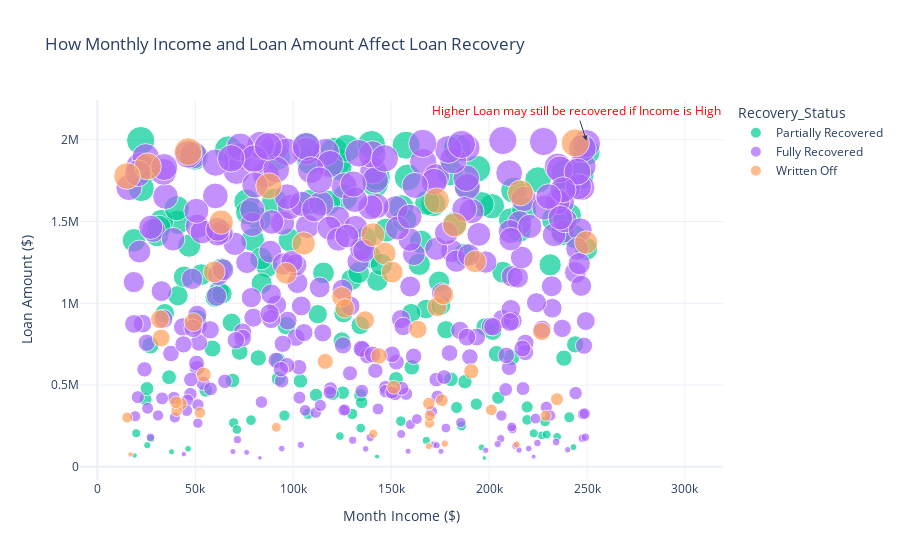

Here is the notebook cell this chart was saved with:
### Markdown cell above
Now, let’s dive deep into the relationship between monthly income and loan amount recovery. I’ll first analyze how monthly income and loan amount affect the loan recovery:

### Code cell
fig_monthlyincomeVSrecovery = px.scatter(loan, x = "Monthly_Income", y = "Loan_Amount",
                                        color= "Recovery_Status", size = "Loan_Amount",
                                        hover_data= {"Monthly_Income": True , "Loan_Amount":True ,"Recovery_Status":True },
                                        title= "How Monthly Income and Loan Amount Affect Loan Recovery",
                                        labels={"Monthly_Income": "Monthly Income($)","Loan_Amount" : "Loan Amount ($)" },
                                        color_discrete_map={"Recovered": "green","Not Recovered": "red"}
                                        )

fig_monthlyincomeVSrecovery.add_annotation(
                                        x = max(loan["Monthly_Income"]),y = max(loan["Loan_Amount"]),
                                        text = "Higher Loan may still be recovered if Income is High",
                                        showarrow= True,
                                        arrowhead=2,
                                        font= dict(size = 12,color = "red")
                                           )

fig_monthlyincomeVSrecovery.update_layout(
                            xaxis_title = "Month Income ($)",
                            yaxis_title = "Loan Amount ($)",
                            template = "plotly_white"
                                          )

fig_monthlyincomeVSrecovery.show()

### Figure 1 — Plotly figure (JSON) as saved in the notebook; plotly's stock layout.template omitted (floating-point values rounded to 4 significant figures; data arrays with more than 128 entries replaced by an {"elided": "..."} marker saying what was removed)
{"data": [{"customdata": {"elided": "154x1 str values"}, "hovertemplate": "Recovery_Status=%{customdata[0]}<br>Monthly Income($)=%{x}<br>Loan Amount ($)=%{marker.size}<extra></extra>", "legendgroup": "Partially Recovered", "marker": {"color": "#00cc96", "size": {"elided": "154 int values"}, "sizemode": "area", "sizeref": 4988.0, "symbol": "circle"}, "mode": "markers", "name": "Partially Recovered", "orientation": "v", "showlegend": true, "type": "scatter", "x": {"elided": "154 int values"}, "xaxis": "x", "y": {"elided": "154 int values"}, "yaxis": "y"}, {"customdata": {"elided": "296x1 str values"}, "hovertemplate": "Recovery_Status=%{customdata[0]}<br>Monthly Income($)=%{x}<br>Loan Amount ($)=%{marker.size}<extra></extra>", "legendgroup": "Fully Recovered", "marker": {"color": "#ab63fa", "size": {"elided": "296 int values"}, "sizemode": "area", "sizeref": 4988.0, "symbol": "circle"}, "mode": "markers", "name": "Fully Recovered", "orientation": "v", "showlegend": true, "type": "scatter", "x": {"elided": "296 int values"}, "xaxis": "x", "y": {"elided": "296 int values"}, "yaxis": "y"}, {"customdata": [["Written Off"], ["Written Off"], ["Written Off"], ["Written Off"], ["Written Off"], ["Written Off"], ["Written Off"], ["Written Off"], ["Written Off"], ["Written Off"], ["Written Off"], ["Written Off"], ["Written Off"], ["Written Off"], ["Written Off"], ["Written Off"], ["Written Off"], ["Written Off"], ["Written Off"], ["Written Off"], ["Written Off"], ["Written Off"], ["Written Off"], ["Written Off"], ["Written Off"], ["Written Off"], ["Written Off"], ["Written Off"], ["Written Off"], ["Written Off"], ["Written Off"], ["Written Off"], ["Written Off"], ["Written Off"], ["Written Off"], ["Written Off"], ["Written Off"], ["Written Off"], ["Written Off"], ["Written Off"], ["Written Off"], ["Written Off"], ["Written Off"], ["Written Off"], ["Written Off"], ["Written Off"], ["Written Off"], ["Written Off"], ["Written Off"], ["Written Off"]], "hovertemplate": "Recovery_Status=%{customdata[0]}<br>Monthly Income($)=%{x}<br>Loan Amount ($)=%{marker.size}<extra></extra>", "legendgroup": "Written Off", "marker": {"color": "#FFA15A", "size": [1980750, 896574, 1192102, 242029, 267583, 413898, 1304352, 301514, 978660, 1371448, 407246, 75675, 312318, 1190844, 387369, 1053346, 644821, 1627850, 384971, 142036, 1040029, 343946, 1674777, 564265, 678380, 1255565, 1479210, 126361, 1717740, 827567, 311445, 330833, 1927145, 884874, 788096, 902050, 840449, 968638, 202353, 1837040, 136346, 1419391, 486542, 584391, 1778106, 1183754, 1496250, 347986, 1365823, 394866], "sizemode": "area", "sizeref": 4988.0, "symbol": "circle"}, "mode": "markers", "name": "Written Off", "orientation": "v", "showlegend": true, "type": "scatter", "x": [244027, 136750, 59738, 91367, 169571, 234648, 146691, 15281, 173492, 249554, 175928, 16969, 228883, 150542, 169268, 176731, 116376, 173280, 42723, 177396, 124834, 40537, 216039, 54310, 143803, 192953, 182450, 169243, 87588, 226830, 169741, 52384, 46401, 49084, 32633, 32014, 163697, 126335, 140926, 25756, 214083, 140703, 151321, 190915, 15207, 96437, 63231, 201186, 105373, 40169], "xaxis": "x", "y": [1980750, 896574, 1192102, 242029, 267583, 413898, 1304352, 301514, 978660, 1371448, 407246, 75675, 312318, 1190844, 387369, 1053346, 644821, 1627850, 384971, 142036, 1040029, 343946, 1674777, 564265, 678380, 1255565, 1479210, 126361, 1717740, 827567, 311445, 330833, 1927145, 884874, 788096, 902050, 840449, 968638, 202353, 1837040, 136346, 1419391, 486542, 584391, 1778106, 1183754, 1496250, 347986, 1365823, 394866], "yaxis": "y"}], "layout": {"annotations": [{"arrowhead": 2, "font": {"color": "red", "size": 12}, "showarrow": true, "text": "Higher Loan may still be recovered if Income is High", "x": 249746, "y": 1995325}], "legend": {"itemsizing": "constant", "title": {"text": "Recovery_Status"}, "tracegroupgap": 0}, "title": {"text": "How Monthly Income and Loan Amount Affect Loan Recovery"}, "xaxis": {"anchor": "y", "domain": [0, 1], "title": {"text": "Month Income ($)"}}, "yaxis": {"anchor": "x", "domain": [0, 1], "title": {"text": "Loan Amount ($)"}}}}
